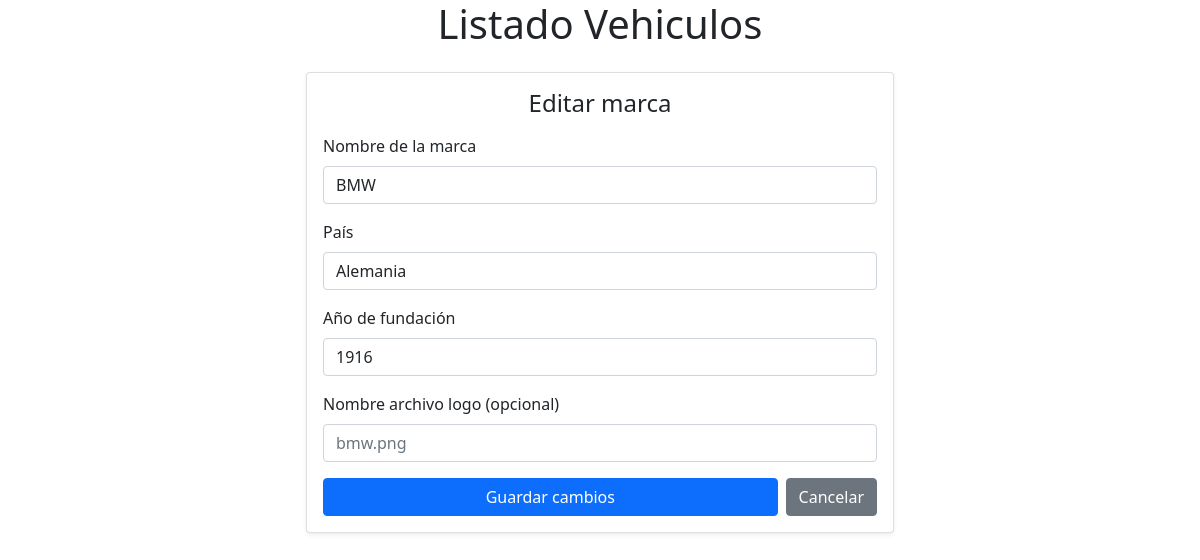
Before: /marca/3/editar with the older database file.
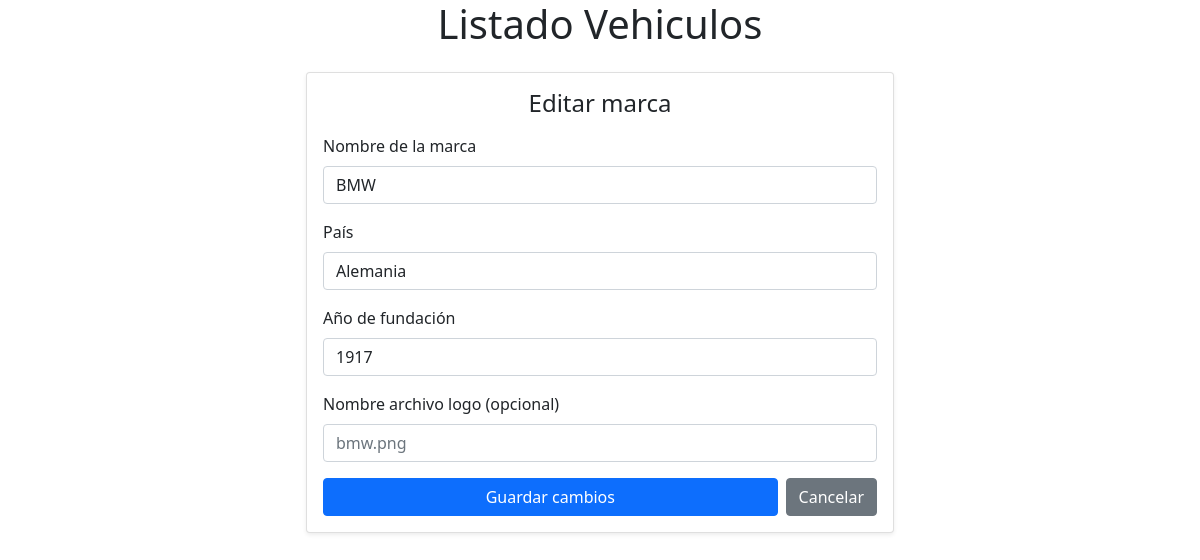
After: the same page with the newer database file.
### tables this page shows
CREATE TABLE marcas (
    id INTEGER PRIMARY KEY AUTOINCREMENT,
    nombre TEXT UNIQUE NOT NULL,
    pais TEXT NOT NULL,
    fundador TEXT NOT NULL,
    anio_fundacion INTEGER NOT NULL
);

### aplicacion.py (the view, shortened to what this page needs)
@app.route("/marca/<int:marca_id>/editar", methods=["GET", "POST"])
def editar_marca(marca_id):
    conn = get_db_connection()
    marca = conn.execute(
        "SELECT * FROM marcas WHERE id = ?",
        (marca_id,)
    ).fetchone()
    if marca is None:
        conn.close()
        abort(404)
    conn.close()
    return render_template("editar_marca.html", marca=marca)

### aplicacion.py (called while the page is built)
def get_db_connection():
    conn = sqlite3.connect('coches.db')
    conn.row_factory = sqlite3.Row
    return conn

### templates/editar_marca.html (shortened to what this page needs)
{% extends "base.html" %}
{% block content %}
<div class="row justify-content-center mt-4">
  <div class="col-12 col-md-8 col-lg-6">
    <div class="card shadow-sm form-card">
      <div class="card-body">
        <h1 class="h4 mb-3 text-center">Editar marca</h1>
        <form method="post" novalidate>
          <div class="mb-3">
            <label for="nombre" class="form-label">Nombre de la marca</label>
            <input type="text" class="form-control" id="nombre" name="nombre"
                   required value="{{ marca['nombre'] }}">
          </div>
          <div class="mb-3">
            <label for="pais" class="form-label">País</label>
            <input type="text" class="form-control" id="pais" name="pais"
                   required value="{{ marca['pais'] }}">
          </div>
          <div class="mb-3">
            <label for="anio_fundacion" class="form-label">Año de fundación</label>
            <input type="number" class="form-control" id="anio_fundacion" name="anio_fundacion"
                   value="{{ marca['anio_fundacion'] }}">
          </div>
          <div class="mb-3">
            <label for="logo" class="form-label">Nombre archivo logo (opcional)</label>
            <input type="text" class="form-control" id="logo" name="logo"
                   placeholder="bmw.png"
                   value="{{ marca['logo'] }}">
          </div>
          <div class="d-flex gap-2 justify-content-between">
            <button type="submit" class="btn btn-primary flex-grow-1">Guardar cambios</button>
            <a href="{{ url_for('detalle_marca', marca_id=marca['id']) }}" class="btn btn-secondary">Cancelar</a>
          </div>
        </form>
      </div>
    </div>
  </div>
</div>
{% endblock %}

Changed rows visible on the page:
changed marcas "BMW": anio_fundacion "1916" → "1917"
